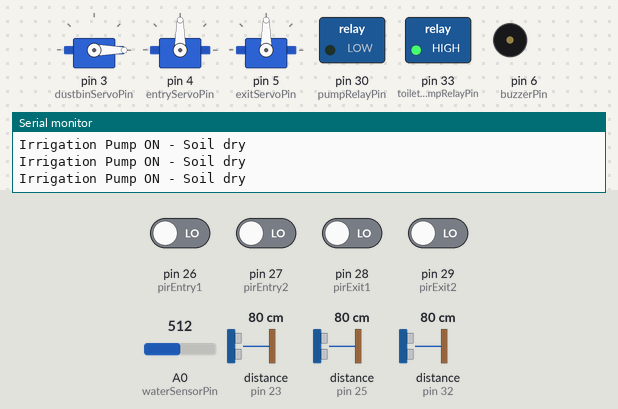
This sketch was run on a simulated Arduino Mega 2560, built with avr-gcc and run on an emulated ATmega2560. On the bench: 3 × servo, switched loads named in the sketch (green lamp = pin HIGH), buzzer (waves = sounding, pin HIGH), the last lines printed to the serial monitor. Wiring (inferred from the names in the program): 3 × ultrasonic range finder: trigger pin 22, echo pin 23 / trigger pin 24, echo pin 25 / trigger pin 31, echo pin 32. The test bench sets the inputs (shaded band); at power-on: pin 26 (pirEntry1), pin 27 (pirEntry2), pin 28 (pirExit1), pin 29 (pirExit2) LOW, distance to the obstacle (sensors on pin 32, pin 23, pin 25) 80 cm, A0 (waterSensorPin) = 512. The echo pulse lasts 58.3 µs per cm; pins used as bus, display or sensor lines are not drawn.

Above: at 1.2 s.
1.3 s: distance to the obstacle (sensor on pin 32) set to 12 cm
2.8 s: distance to the obstacle (sensor on pin 32) set to 9 cm
At 3.9 s:
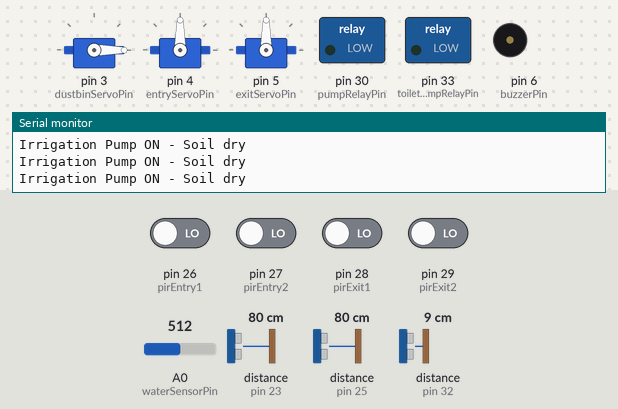
5.8 s: A0 (waterSensorPin) set to 485
At 6.3 s:
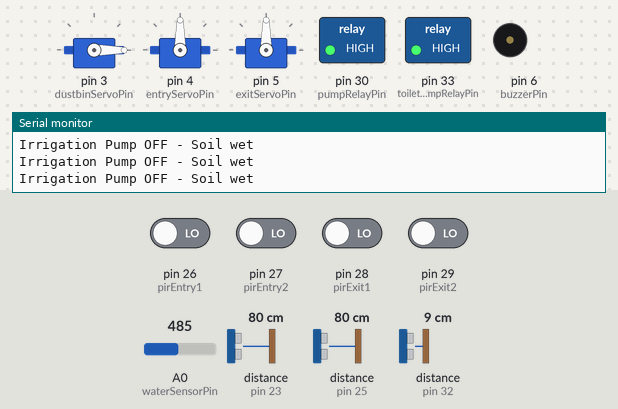
7.4 s: distance to the obstacle (sensor on pin 23) set to 8 cm
10.4 s: distance to the obstacle (sensor on pin 23) set to 5 cm
At 11.3 s:
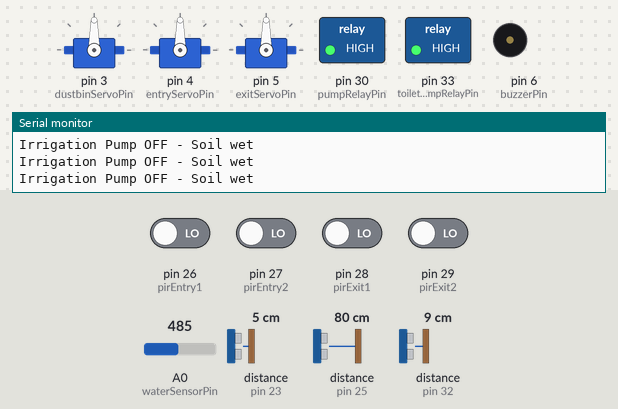
12.0 s: pin 26 (pirEntry1) driven HIGH
At 12.7 s:
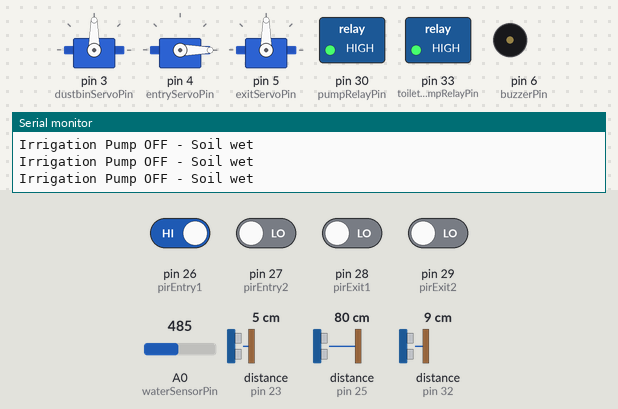
Timing chart, 0 to 14.6 s (numbered marks = the images above; inputs shaded):
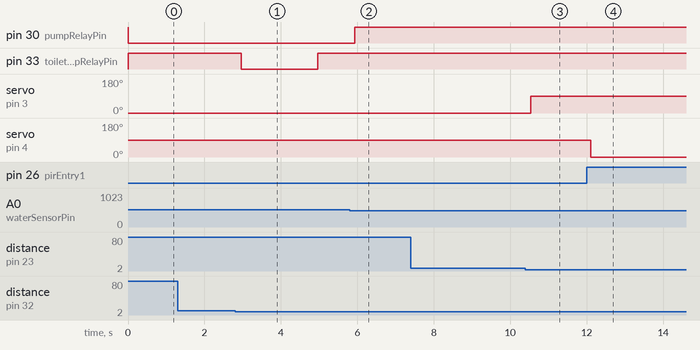

The sketch:

home5c-working-parking.ino
```cpp
#include <Servo.h>

// ------------------- AUTOMATIC DUSTBIN -------------------
Servo dustbinServo;
int dustbinServoPin = 3;

// Ultrasonic sensors for dustbin
const int trigBinPin = 22;
const int echoBinPin = 23;
const int trigLevelPin = 24;
const int echoLevelPin = 25;

const int dustbinHeight = 8; // cm
int dustbinLevel = 0;
bool lidOpen = false;

// ------------------- SMART PARKING -------------------
Servo entryServo;
Servo exitServo;
int entryServoPin = 4;
int exitServoPin = 5;

const int pirEntry1 = 26; // opens entry gate
const int pirEntry2 = 27; // closes entry gate & increments
const int pirExit1 = 28;  // opens exit gate
const int pirExit2 = 29;  // closes exit gate & decrements

int totalSlots = 4;
int occupiedSlots = 0;
const int buzzerPin = 6;
bool parkingFullMsgShown = false;

// PIR previous states
bool pirEntry1Prev = false;
bool pirEntry2Prev = false;
bool pirExit1Prev = false;
bool pirExit2Prev = false;

// Gate open flags
bool entryGateOpen = false;
bool exitGateOpen = false;

// ------------------- SMART IRRIGATION -------------------
const int waterSensorPin = A0;
const int pumpRelayPin = 30; // active LOW relay

// ------------------- SMART TOILET -------------------
const int trigToilet = 31;
const int echoToilet = 32;
const int toiletPumpRelayPin = 33; // active LOW relay

bool handPreviouslyDetected = false;
int flushStage = 0; // 0 = none yet, 1 = small flush done

// ------------------- SETUP -------------------
void setup() {
  Serial.begin(9600);

  // Dustbin
  dustbinServo.attach(dustbinServoPin);
  pinMode(trigBinPin, OUTPUT);
  pinMode(echoBinPin, INPUT);
  pinMode(trigLevelPin, OUTPUT);
  pinMode(echoLevelPin, INPUT);
  dustbinServo.write(0);

  // Parking
  entryServo.attach(entryServoPin);
  exitServo.attach(exitServoPin);
  pinMode(pirEntry1, INPUT);
  pinMode(pirEntry2, INPUT);
  pinMode(pirExit1, INPUT);
  pinMode(pirExit2, INPUT);
  pinMode(buzzerPin, OUTPUT);
  entryServo.write(90);
  exitServo.write(90);

  pirEntry1Prev = (digitalRead(pirEntry1) == HIGH);
  pirEntry2Prev = (digitalRead(pirEntry2) == HIGH);
  pirExit1Prev  = (digitalRead(pirExit1)  == HIGH);
  pirExit2Prev  = (digitalRead(pirExit2)  == HIGH);

  // Irrigation
  pinMode(pumpRelayPin, OUTPUT);
  digitalWrite(pumpRelayPin, HIGH);

  // Toilet
  pinMode(trigToilet, OUTPUT);
  pinMode(echoToilet, INPUT);
  pinMode(toiletPumpRelayPin, OUTPUT);
  digitalWrite(toiletPumpRelayPin, HIGH);
}

// ------------------- HELPERS -------------------
long measureDistance(int trigPin, int echoPin) {
  digitalWrite(trigPin, LOW);
  delayMicroseconds(2);
  digitalWrite(trigPin, HIGH);
  delayMicroseconds(10);
  digitalWrite(trigPin, LOW);
  long duration = pulseIn(echoPin, HIGH, 30000);
  return (duration == 0) ? 0 : (duration * 0.034 / 2);
}

// ------------------- DUSTBIN -------------------
void controlDustbinLid() {
  long objectDist = measureDistance(trigBinPin, echoBinPin);
  long fillDist = measureDistance(trigLevelPin, echoLevelPin);

  if (fillDist > dustbinHeight || fillDist <= 0) dustbinLevel = 0;
  else if (fillDist > dustbinHeight * 0.75) dustbinLevel = 1;
  else if (fillDist > dustbinHeight * 0.5) dustbinLevel = 2;
  else if (fillDist > dustbinHeight * 0.25) dustbinLevel = 3;
  else dustbinLevel = 4;

  if (objectDist > 0 && objectDist <= 5 && dustbinLevel < 4) {
    if (!lidOpen) { dustbinServo.write(90); lidOpen = true; }
  } else {
    if (lidOpen) { dustbinServo.write(0); lidOpen = false; }
  }
}

// ------------------- PARKING -------------------
void controlParking() {
  bool e1 = (digitalRead(pirEntry1) == HIGH);
  bool e2 = (digitalRead(pirEntry2) == HIGH);
  bool x1 = (digitalRead(pirExit1)  == HIGH);
  bool x2 = (digitalRead(pirExit2)  == HIGH);

  // Entrance open
  if (e1 && !pirEntry1Prev) {
    if (occupiedSlots < totalSlots) {
      entryServo.write(0);
      entryGateOpen = true;
      Serial.println("Entrance gate opened");
    } else {
      digitalWrite(buzzerPin, HIGH); delay(200); digitalWrite(buzzerPin, LOW);
      if (!parkingFullMsgShown) {
        Serial.println("Parking FULL - Entry blocked!");
        parkingFullMsgShown = true;
      }
    }
  }

  // Entrance close & increment
  if (e2 && !pirEntry2Prev) {
    if (entryGateOpen && occupiedSlots < totalSlots) {
      entryServo.write(90);
      entryGateOpen = false;
      occupiedSlots++;
      Serial.print("Car entered. Occupied: ");
      Serial.println(occupiedSlots);
    }
  }

  // Exit open
  if (x1 && !pirExit1Prev) {
    if (occupiedSlots > 0) {
      exitServo.write(0);
      exitGateOpen = true;
      Serial.println("Exit gate opened");
    }
  }

  // Exit close & decrement
  if (x2 && !pirExit2Prev) {
    if (exitGateOpen && occupiedSlots > 0) {
      exitServo.write(90);
      exitGateOpen = false;
      occupiedSlots--;
      Serial.print("Car exited. Occupied: ");
      Serial.println(occupiedSlots);
      parkingFullMsgShown = false;
    }
  }

  if (occupiedSlots < 0) occupiedSlots = 0;
  if (occupiedSlots > totalSlots) occupiedSlots = totalSlots;

  pirEntry1Prev = e1;
  pirEntry2Prev = e2;
  pirExit1Prev  = x1;
  pirExit2Prev  = x2;
}

// ------------------- IRRIGATION -------------------
void controlIrrigation() {
  int waterLevel = analogRead(waterSensorPin);
  if (waterLevel > 500) {
    digitalWrite(pumpRelayPin, LOW);
    Serial.println("Irrigation Pump ON - Soil dry");
  } else {
    digitalWrite(pumpRelayPin, HIGH);
    Serial.println("Irrigation Pump OFF - Soil wet");
  }
}

// ------------------- TOILET -------------------
long getToiletDistance() {
  digitalWrite(trigToilet, LOW);
  delayMicroseconds(2);
  digitalWrite(trigToilet, HIGH);
  delayMicroseconds(10);
  digitalWrite(trigToilet, LOW);
  long duration = pulseIn(echoToilet, HIGH, 30000);
  return (duration == 0) ? 0 : (duration * 0.034 / 2);
}

void controlToilet() {
  long distance = getToiletDistance();
  bool handDetected = (distance > 0 && distance < 10);

  if (handDetected && !handPreviouslyDetected) {
    if (flushStage == 0) {
      digitalWrite(toiletPumpRelayPin, LOW); delay(2000);
      digitalWrite(toiletPumpRelayPin, HIGH);
      Serial.println("Smart Toilet: Small flush");

      flushStage = 1;
    } else {
      digitalWrite(toiletPumpRelayPin, LOW); delay(5000);
      digitalWrite(toiletPumpRelayPin, HIGH);
      Serial.println("Smart Toilet: Full flush");
      flushStage = 0;
    }
  }
  handPreviouslyDetected = handDetected;
}

// ------------------- LOOP -------------------
void loop() {
  controlDustbinLid();
  controlParking();
  controlIrrigation();
  controlToilet();
  delay(150);
}
```

Measured:
- the behaviour switches between 11 and 10 cm on distance to the obstacle (sensor on pin 32) (found by bisection; images 0 and 1)
- the behaviour switches between 501 and 500 on A0 (waterSensorPin) (found by bisection; images 1 and 2)
- the behaviour switches between 7 and 6 cm on distance to the obstacle (sensor on pin 23) (found by bisection; images 2 and 3)
- after the input at 2.8 s, pin 33 (toiletPumpRelayPin): HIGH → LOW after 0.16 s, → HIGH 2.0 s later
- after the input at 5.8 s, pin 30 (pumpRelayPin): LOW → HIGH after 0.13 s
- after the input at 10.4 s, servo on pin 3 (dustbinServoPin): 0° → 90° after 0.14 s
- after the input at 12.0 s, servo on pin 4 (entryServoPin): 90° → 0° after 0.11 s
